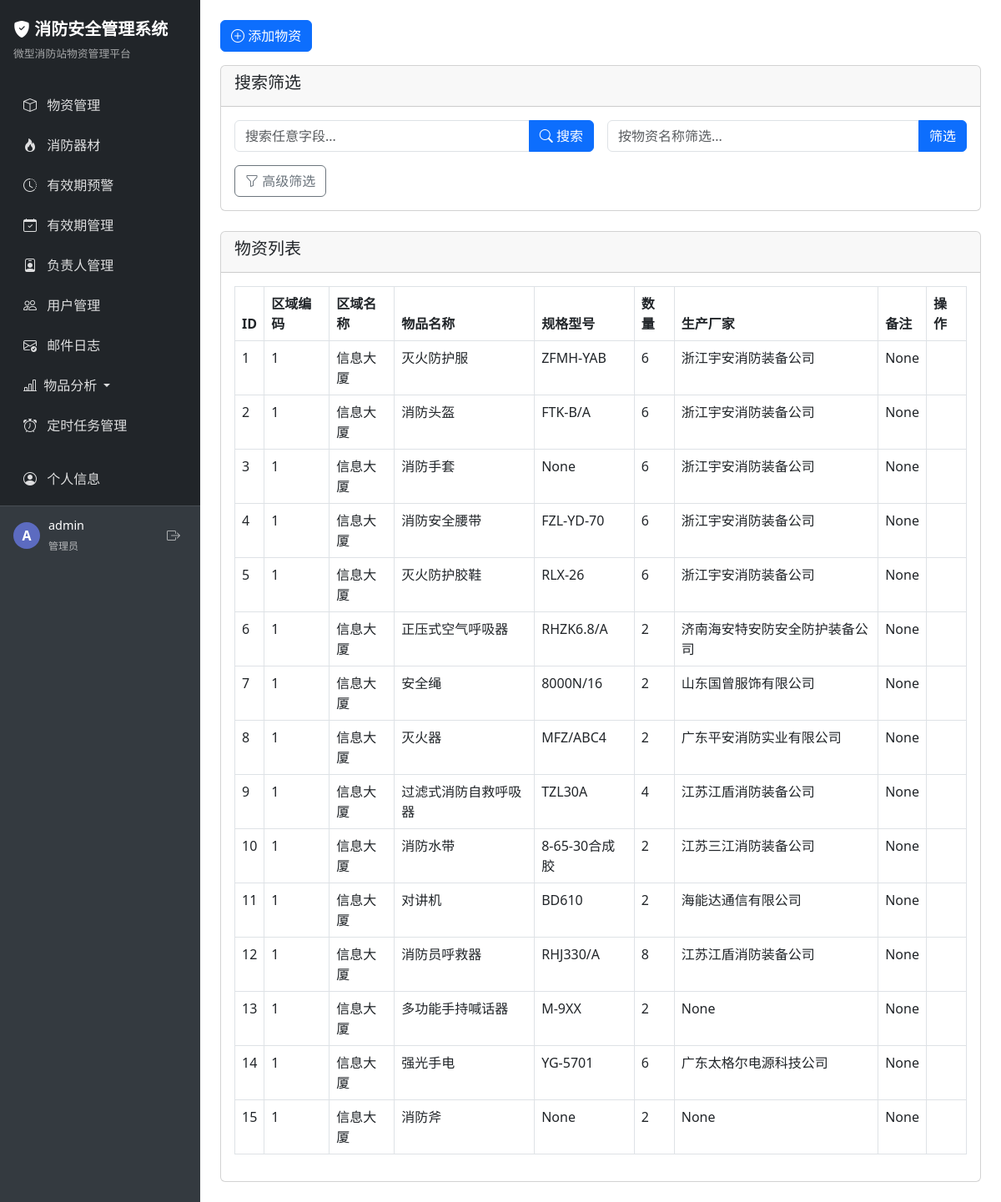
The page /admin/equipment (signed in) on the database its author committed.
### app/models/user.py (models this page shows, shortened)
class User(UserMixin, db.Model):
    __tablename__ = 'user'
    id = db.Column(db.Integer, primary_key=True)
    username = db.Column(db.String(80), unique=True, nullable=False)
    password_hash = db.Column(db.String(256), nullable=False)
    role = db.Column(db.String(20), default='user')  # admin 或 user
    is_active = db.Column(db.Boolean, default=True)  # 账号是否启用
    email = db.Column(db.String(120))  # 添加邮箱字段

### app/models/station.py (models this page shows, shortened)
class FireStation(db.Model):
    __tablename__ = 'fire_station'
    id = db.Column(db.Integer, primary_key=True)  # 自增主键
    area_code = db.Column(db.String(50), nullable=False, index=True)  # 设备区域编码
    area_name = db.Column(db.String(100))  # 设备区域
    item_name = db.Column(db.String(100))  # 物品名称
    manufacturer = db.Column(db.String(150))  # 生产厂家
    model = db.Column(db.String(100))  # 型号
    quantity = db.Column(db.String(100))  # 数量
    production_date = db.Column(db.Date)  # 生产日期
    certificate = db.Column(db.String(100))  # 合格证
    certificate_no = db.Column(db.String(100))  # 合格证编号
    remark = db.Column(db.String(100))  # 备注

### app/routes/admin.py (the view)
    def decorated_function(*args, **kwargs):
        if not current_user.is_authenticated or current_user.role != 'admin':
            flash('您没有访问此页面的权限')
            return redirect(url_for('station.index'))
        return f(*args, **kwargs)

### app/forms/equipment.py
class EquipmentForm(FlaskForm):
    area_code = StringField('区域编码', validators=[DataRequired('请输入区域编码')])
    area_name = StringField('区域名称', validators=[DataRequired('请输入区域名称')])
    category = StringField('物资类别', validators=[DataRequired('请输入物资类别')])
    name = StringField('物资名称', validators=[DataRequired('请输入物资名称')])
    model = StringField('规格型号')
    unit = StringField('计量单位', validators=[DataRequired('请输入计量单位')])
    quantity = StringField('数量', validators=[DataRequired('请输入数量')])
    description = TextAreaField('备注说明')
    manufacturer = StringField('生产厂家')
    status = SelectField('状态', choices=[
        ('normal', '正常'),
        ('maintenance', '维护中'),
        ('repair', '维修中'),
        ('scrapped', '已报废')
    ], default='normal')

### app/routes/admin.py (called while the page is built)
def admin_required(f):
    def decorated_function(*args, **kwargs):
        if not current_user.is_authenticated or current_user.role != 'admin':
            flash('您没有访问此页面的权限')
            return redirect(url_for('station.index'))
        return f(*args, **kwargs)
    decorated_function.__name__ = f.__name__
    return decorated_function

### app/templates/admin/equipment.html (shortened to what this page needs)
{% extends 'base.html' %}
{% block content %}
<button class="btn btn-primary mb-3" type="button" data-bs-toggle="modal" data-bs-target="#addEquipmentModal">
    <i class="bi bi-plus-circle"></i> 添加物资
</button>
<div class="card mb-4">
    <div class="card-header">
        <h5 class="card-title">搜索筛选</h5>
    </div>
    <div class="card-body">
        <form method="get" action="{{ url_for('admin.equipment') }}" class="row g-3" id="filterForm">
            <div class="col-md-6">
                <div class="input-group">
                    <input type="text" class="form-control" placeholder="搜索任意字段..." name="search" value="{{ request.args.get('search', '') }}">
                    <button class="btn btn-primary" type="submit">
                        <i class="bi bi-search"></i> 搜索
                    </button>
                </div>
            </div>
            <div class="col-md-6">
                <div class="input-group">
                    <input type="text" class="form-control" placeholder="按物资名称筛选..."
                           name="filter_item" value="{{ request.args.get('filter_item', '') }}">
                    <button type="submit" class="btn btn-primary">筛选</button>
                </div>
            </div>
            <div class="col-md-6">
                <button type="button" class="btn btn-outline-secondary" data-bs-toggle="collapse" data-bs-target="#advancedFilters">
                    <i class="bi bi-funnel"></i> 高级筛选
                </button>
            </div>
        </form>
    </div>
</div>
<div class="card">
    <div class="card-header">
        <h5 class="card-title">物资列表</h5>
    </div>
    <div class="card-body">
        <div class="table-responsive">
            <table class="table table-bordered table-hover">
                <thead>
                    <tr>
                        <th>ID</th>
                        <th>区域编码</th>
                        <th>区域名称</th>
                        <th>物品名称</th>
                        <th>规格型号</th>
                        <th>数量</th>
                        <th>生产厂家</th>
                        <th>备注</th>
                        <th>操作</th>
                    </tr>
                </thead>
                <tbody>
                    {% for equipment in equipments %}
                    <tr>
                        <td>{{ equipment.id }}</td>
                        <td>{{ equipment.area_code }}</td>
                        <td>{{ equipment.area_name }}</td>
                        <td>{{ equipment.item_name }}</td>
                        <td>{{ equipment.model }}</td>
                        <td>{{ equipment.quantity }}</td>
                        <td>{{ equipment.manufacturer }}</td>
                        <td>{{ equipment.remark }}</td>
                        <td>
                        </td>
                    </tr>
                    {% endfor %}
                </tbody>
            </table>
        </div>
    </div>
</div>
{% endblock %}

### app/templates/base.html (shortened to what this page needs)
<!DOCTYPE html>
<html lang="zh-CN">
<head>
    <link href="https://cdn.jsdelivr.net/npm/bootstrap@5.3.0/dist/css/bootstrap.min.css" rel="stylesheet">
    <link href="https://cdn.jsdelivr.net/npm/bootstrap-icons@1.11.0/font/bootstrap-icons.css" rel="stylesheet">
</head>
<body>
    <div class="wrapper">
        <nav class="sidebar" id="sidebar">
            <div class="sidebar-header">
                <a href="{{ url_for('index') }}">
                    <i class="bi bi-shield-fill-check"></i> 消防安全管理系统
                </a>
                <div class="subtitle">微型消防站物资管理平台</div>
            </div>
            <div class="sidebar-nav">
                <nav class="navbar navbar-dark bg-dark">
                    <div class="container-fluid">
                        <ul class="navbar-nav">
                            <li class="nav-item">
                                <a class="nav-link {% if request.path.startswith('/station') %}active{% endif %}
                                          {% if not user_permissions_by_type.micro_station and current_user.role != 'admin' %}no-permission{% endif %}"
                                   href="{{ url_for('station.index') }}"
                                   >
                                    <i class="bi bi-box"></i> 物资管理
                                </a>
                            </li>
                            <li class="nav-item">
                                <a class="nav-link {% if request.path.startswith('/equipment') %}active{% endif %}
                                          {% if not user_permissions_by_type.fire_equipment and current_user.role != 'admin' %}no-permission{% endif %}"
                                   href="{{ url_for('equipment.index') }}"
                                   >
                                    <i class="bi bi-fire"></i> 消防器材
                                </a>
                            </li>
                            <li class="nav-item">
                                <a class="nav-link {% if request.path == '/admin/expiry_alert' %}active{% endif %}
                                          {% if not can_view_expiry_alert %}no-permission{% endif %}"
                                   href="{{ url_for('admin.expiry_alert') }}"
                                   >
                                    <i class="bi bi-clock-history"></i> 有效期预警
                                </a>
                            </li>
                            {% if current_user.role == 'admin' %}
                            <li class="nav-item">
                                <a class="nav-link {% if request.path == '/admin/expiry' %}active{% endif %}" href="{{ url_for('admin.expiry') }}">
                                    <i class="bi bi-calendar-check"></i> 有效期管理
                                </a>
                            </li>
                            <li class="nav-item">
                                <a class="nav-link {% if request.path == '/admin/responsible' %}active{% endif %}" href="{{ url_for('admin.responsible') }}">
                                    <i class="bi bi-person-badge"></i> 负责人管理
                                </a>
                            </li>
                            <li class="nav-item">
                                <a class="nav-link {% if request.path == '/admin/users' %}active{% endif %}" href="{{ url_for('admin.users') }}">
                                    <i class="bi bi-people"></i> 用户管理
                                </a>
                            </li>
                            <li class="nav-item">
                                <a class="nav-link {% if request.path == '/admin/mail_logs' %}active{% endif %}" href="{{ url_for('admin.mail_logs') }}">
                                    <i class="bi bi-envelope-check"></i> 邮件日志
                                </a>
                            </li>
                            {% if current_user.is_authenticated and current_user.role == 'admin' %}
                            <li class="nav-item dropdown">
                                <a class="nav-link dropdown-toggle" href="#" id="analysisDropdown" role="button" data-bs-toggle="dropdown" aria-expanded="false">
                                    <i class="bi bi-bar-chart-line me-1"></i> 物品分析
                                </a>
                            </li>
                            {% endif %}
                            <li class="nav-item">
                                <a class="nav-link {% if request.path.startswith('/scheduler') %}active{% endif %}" href="{{ url_for('scheduler.index') }}">
                                    <i class="bi bi-alarm"></i> 定时任务管理
                                </a>
                            </li>
                            {% endif %}
                            <li class="nav-item mt-3">
                                <a class="nav-link {% if request.path == '/auth/my_account' %}active{% endif %}" href="{{ url_for('auth.my_account') }}">
                                    <i class="bi bi-person-circle"></i> 个人信息
                                </a>
                            </li>
                        </ul>
                    </div>
                </nav>
            </div>
            {% if current_user.is_authenticated %}
            <div class="user-info mt-auto">
                <div class="user-avatar">
                    {{ current_user.username[0].upper() }}
                </div>
                <div class="user-details">
                    <p class="user-name">{{ current_user.username }}</p>
                    <span class="user-role">
                        {% if current_user.role == 'admin' %}管理员{% else %}普通用户{% endif %}
                    </span>
                </div>
                <a href="{{ url_for('auth.logout') }}" class="logout-btn" title="退出登录">
                    <i class="bi bi-box-arrow-right"></i>
                </a>
            </div>
            {% else %}
            <div class="mt-auto p-3">
                <a href="{{ url_for('auth.login') }}" class="btn btn-outline-light btn-sm w-100">
                    <i class="bi bi-box-arrow-in-right me-1"></i> 登录
                </a>
            </div>
            {% endif %}
        </nav>
        <main class="content">
            {% block content %}{% endblock %}
        </main>
    </div>
</body>
</html>

### app/templates/base.html (style rules this page uses)
body { min-height: 100vh; display: flex; flex-direction: column; }
.wrapper { display: flex; flex: 1; }
.sidebar { width: 240px; min-height: 100vh; background-color: #343a40; color: #fff; position: fixed; left: 0; top: 0; bottom: 0; z-index: 1000; padding-top: 0; overflow-y: auto; transition: all 0.3s; }
.sidebar .sidebar-header { padding: 1.25rem 1rem; background-color: #212529; }
.sidebar .sidebar-header a { color: #fff; text-decoration: none; font-size: 1.25rem; font-weight: bold; }
.sidebar .sidebar-header .subtitle { color: rgba(255,255,255,0.6); font-size: 0.8rem; margin-top: 5px; }
.sidebar .nav-link { color: rgba(255, 255, 255, 0.85); padding: 0.75rem 1rem; font-size: 1rem; border-radius: 0; transition: all 0.2s; }
.sidebar .nav-link i { margin-right: 8px; width: 18px; text-align: center; }
main.content { margin-left: 240px; flex: 1; padding: 1.5rem; transition: all 0.3s; }
.user-info { display: flex; align-items: center; padding: 0.75rem 1rem; border-top: 1px solid rgba(255,255,255,0.1); margin-top: auto; }
.user-avatar { width: 32px; height: 32px; border-radius: 50%; background-color: #5c6bc0; color: #fff; display: flex; align-items: center; justify-content: center; font-weight: bold; margin-right: 10px; }
.user-details { flex-grow: 1; }
.user-name { font-weight: 500; color: #fff; margin-bottom: 0; font-size: 0.9rem; }
.user-role { font-size: 0.75rem; color: rgba(255,255,255,0.65); }
.logout-btn { width: 32px; height: 32px; background: none; border: none; color: rgba(255,255,255,0.6); display: flex; align-items: center; justify-content: center; border-radius: 4px; padding: 0; }

### rows shown on the page
User: username "A", username "admin"
FireStation: id "1", area_code "1", area_name "信息大厦", item_name "灭火防护服", model "ZFMH-YAB", quantity "6", manufacturer "浙江宇安消防装备公司", remark "None"
FireStation: id "2", area_code "1", area_name "信息大厦", item_name "消防头盔", model "FTK-B/A", quantity "6", manufacturer "浙江宇安消防装备公司", remark "None"
FireStation: id "3", area_code "1", area_name "信息大厦", item_name "消防手套", model "None", quantity "6", manufacturer "浙江宇安消防装备公司", remark "None"
FireStation: id "4", area_code "1", area_name "信息大厦", item_name "消防安全腰带", model "FZL-YD-70", quantity "6", manufacturer "浙江宇安消防装备公司", remark "None"
FireStation: id "5", area_code "1", area_name "信息大厦", item_name "灭火防护胶鞋", model "RLX-26", quantity "6", manufacturer "浙江宇安消防装备公司", remark "None"
FireStation: id "6", area_code "1", area_name "信息大厦", item_name "正压式空气呼吸器", model "RHZK6.8/A", quantity "2", manufacturer "济南海安特安防安全防护装备公司", remark "None"
FireStation: id "7", area_code "1", area_name "信息大厦", item_name "安全绳", model "8000N/16", quantity "2", manufacturer "山东国曾服饰有限公司", remark "None"
FireStation: id "8", area_code "1", area_name "信息大厦", item_name "灭火器", model "MFZ/ABC4", quantity "2", manufacturer "广东平安消防实业有限公司", remark "None"
FireStation: id "9", area_code "1", area_name "信息大厦", item_name "过滤式消防自救呼吸器", model "TZL30A", quantity "4", manufacturer "江苏江盾消防装备公司", remark "None"
FireStation: id "10", area_code "1", area_name "信息大厦", item_name "消防水带", model "8-65-30合成胶", quantity "2", manufacturer "江苏三江消防装备公司", remark "None"
FireStation: id "11", area_code "1", area_name "信息大厦", item_name "对讲机", model "BD610", quantity "2", manufacturer "海能达通信有限公司", remark "None"
FireStation: id "12", area_code "1", area_name "信息大厦", item_name "消防员呼救器", model "RHJ330/A", quantity "8", manufacturer "江苏江盾消防装备公司", remark "None"
FireStation: id "13", area_code "1", area_name "信息大厦", item_name "多功能手持喊话器", model "M-9XX", quantity "2", manufacturer "None", remark "None"
FireStation: id "14", area_code "1", area_name "信息大厦", item_name "强光手电", model "YG-5701", quantity "6", manufacturer "广东太格尔电源科技公司", remark "None"
FireStation: id "15", area_code "1", area_name "信息大厦", item_name "消防斧", model "None", quantity "2", manufacturer "None", remark "None"
